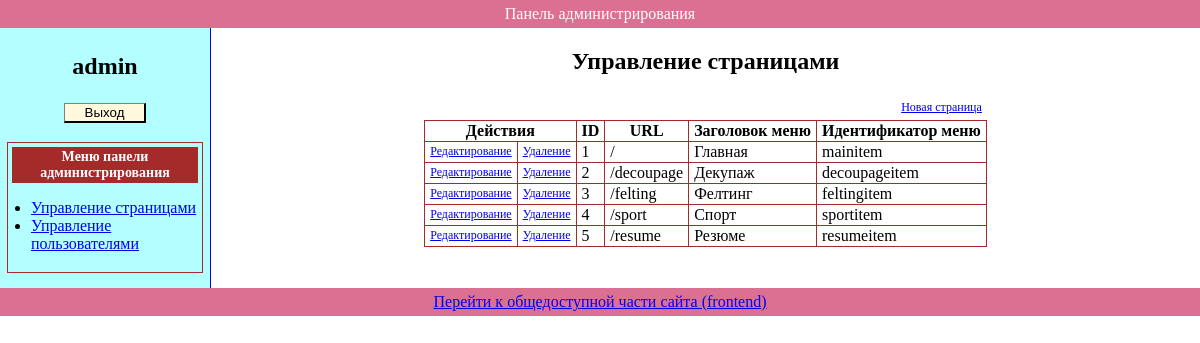
Page /admin/index.php?obj=pages (signed in) on the committed database.
### tables this page shows
CREATE TABLE IF NOT EXISTS `pages` (
  `id` int(11) NOT NULL,
  `url` varchar(20) NOT NULL,
  `name` varchar(20) NOT NULL,
  `content` text,
  `menuid` varchar(15) NOT NULL
);

### admin/classes/pagesClass.php (called while the page is built, shortened)
<?php
class pagesClass {
  private $pdo;
  private $table = 'pages';
  function __construct($pdo) {
    if ($pdo) {
      $this->pdo = $pdo;
    } else {
      echo 'Не удалось установить соединение с серверм БД';
    }
  }
  public function selectAll($limit = 0, $offset = 0) {
    $q_res = $this->pdo->query('SELECT * FROM ' . $this->table . (($limit == 0) ? '' : ' LIMIT ' . $offset . ', ' . $limit));
    return $q_res->fetchAll(PDO::FETCH_ASSOC);
  }
}

### admin/blocks/pages_manag.php (the view, shortened to what this page needs)
<?php
if ((isset($_GET['obj'])) & ($_GET['obj'] == 'pages')) {
    $pagesObj = new pagesClass($pdo);
    ?>
    <h2>Управление страницами</h2>
    <table id="users_manag_tab" class="manag_tab">
        <caption>
            <a href="?obj=pages&action=new">
                Новая страница
            </a>
        </caption>
        <tr>
            <th class="buts" colspan="2">Действия</th>
            <th class="id">ID</th>
            <th class="user_name">URL</th>
            <th class="user_pass">Заголовок меню</th>
            <th class="menu_id">Идентификатор меню</th>
        </tr>
        <?php
        $pages = $pagesObj->selectAll();
        foreach ($pages as $page) {
            ?>
            <tr>
                <td class="but_edit">
                    <a href="?obj=pages&action=edit&page_id=<?php echo $page['id']; ?>">
                        Редактирование
                    </a>
                </td>
                <td class="but_delete">
                    <a href="?obj=pages&action=delete&page_id=<?php echo $page['id']; ?>">
                        Удаление
                    </a>
                </td>
                <td class="id"><?php echo $page['id']; ?></td>
                <td class="user_name"><?php echo $page['url']; ?></td>
                <td class="user_pass"><?php echo $page['name']; ?></td>
                <td class="menu_id"><?php echo $page['menuid']; ?></td>
            </tr>
        <?php } ?>
    </table>
<?php } ?>

### css/screen.css (style rules this page uses)
body { font-family: verdana; text-align: center; margin: 0px; padding: 0px; }
.manag_tab { border-collapse: collapse; border-spacing: 0; margin: 5px auto; }
.manag_tab caption { text-align: right; padding: 5px; }
.manag_tab td, .manag_tab th { border: 1px solid brown; padding: 1px 5px; }
.manag_tab a { font-size: 12px; }

### rows in the picture
pages: id "1", url "/", name "Главная", menuid "mainitem"
pages: id "2", url "/decoupage", name "Декупаж", menuid "decoupageitem"
pages: id "3", url "/felting", name "Фелтинг", menuid "feltingitem"
pages: id "4", url "/sport", name "Спорт", menuid "sportitem"
pages: id "5", url "/resume", name "Резюме", menuid "resumeitem"

### other values in the picture
$_SESSION["name"] "admin"
